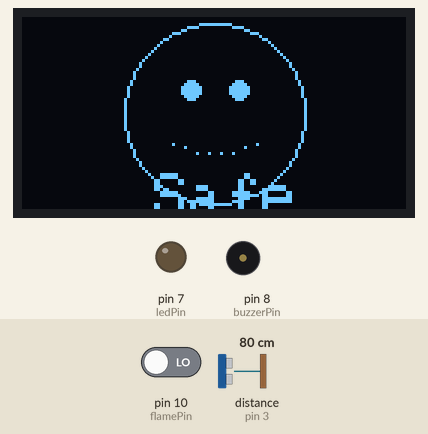
Simulated run of this sketch. Board: Arduino Uno, built with avr-gcc and run on an emulated ATmega328P. On the bench: 128×64 one-colour display, output pins drawn as LEDs (lit = HIGH), buzzer (waves = sounding). Wiring (inferred from the names in the program): ultrasonic range finder: trigger pin 2; echo pin 3. The inputs (shaded band) are chosen by the test bench; at power-on: pin 10 (flamePin) LOW, distance to the obstacle (sensor on pin 3) 80 cm. The echo pulse lasts 58.3 µs per cm; pins used as bus, display or sensor lines are not drawn; what the sketch prints to the serial monitor is not drawn.

Above: at 2.2 s.
2.3 s: pin 10 (flamePin) driven HIGH
At 3.2 s:
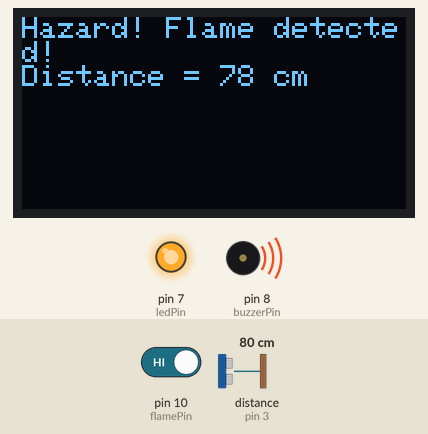
3.9 s: pin 10 (flamePin) driven LOW
At 5.1 s:
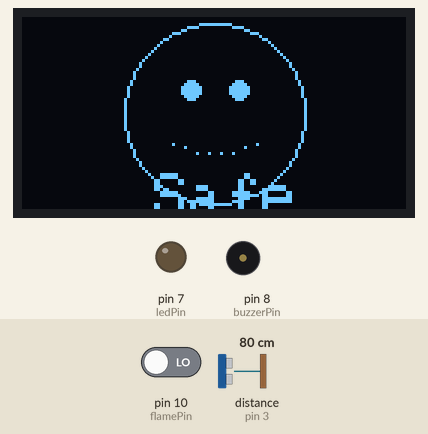
Timing chart, 0 to 6.9 s (numbered marks = the images above; inputs shaded):
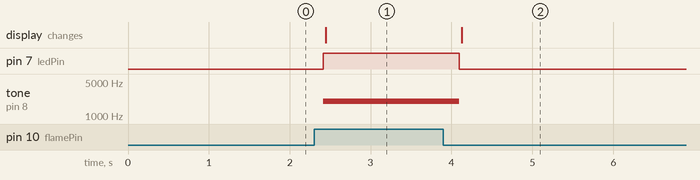

Measured:
- after the input at 2.3 s, pin 7 (ledPin): LOW → HIGH after 0.12 s; tone on pin 8 (buzzerPin): silent → 2000 Hz after 0.12 s; the display: changes after 0.15 s (image 1)
- after the input at 3.9 s, pin 7 (ledPin): HIGH → LOW after 0.20 s; tone on pin 8 (buzzerPin): 2000 Hz → silent after 0.20 s; the display: changes after 0.23 s (image 2)

The sketch:

SafetySystem.ino
```cpp
#include <Wire.h>
#include <Adafruit_GFX.h>
#include <Adafruit_SSD1306.h>

// OLED display settings
#define SCREEN_WIDTH 128
#define SCREEN_HEIGHT 64
Adafruit_SSD1306 display(SCREEN_WIDTH, SCREEN_HEIGHT, &Wire, -1);

// Pins
#define flamePin   10  // Flame sensor (D0)
#define ledPin      7  // LED pin
#define buzzerPin   8  // Buzzer pin

// HC-SR04 pins
#define trigPin     2
#define echoPin     3

// Danger distance threshold (cm)
const int DANGER_DIST = 200; // Large value for distance calculation only

void setup() {
  pinMode(flamePin, INPUT);
  pinMode(ledPin, OUTPUT);
  pinMode(buzzerPin, OUTPUT);
  pinMode(trigPin, OUTPUT);
  pinMode(echoPin, INPUT);
  Serial.begin(9600);

  // Initialize OLED display
  if (!display.begin(SSD1306_SWITCHCAPVCC, 0x3C)) {
    Serial.println(F("OLED initialization failed"));
    while (true);
  }

  // Show initial safe screen
  display.clearDisplay();
  drawSafeScreen();
  delay(1000);
}

void loop() {
  bool flameDetected = (digitalRead(flamePin) == HIGH);
  long dist = readDistance();  // Read distance

  if (flameDetected) {
    // Hazard state
    digitalWrite(ledPin, HIGH);
    tone(buzzerPin, 2000);

    display.clearDisplay();
    display.setTextSize(1);
    display.setTextColor(SSD1306_WHITE);
    display.setCursor(0, 0);
    display.println("Hazard! Flame detected!");
    display.print("Distance = ");
    display.print(dist);
    display.println(" cm");
    display.display();

    Serial.print("🔥 Hazard! Flame detected! Distance=");
    Serial.print(dist);
    Serial.println(" cm");
  } else {
    // Safe state
    digitalWrite(ledPin, LOW);
    noTone(buzzerPin);

    display.clearDisplay();
    drawSafeScreen();
  }

  delay(300);
}

// Calculate distance from HC-SR04
long readDistance() {
  digitalWrite(trigPin, LOW);
  delayMicroseconds(2);
  digitalWrite(trigPin, HIGH);
  delayMicroseconds(10);
  digitalWrite(trigPin, LOW);
  long duration = pulseIn(echoPin, HIGH);
  return duration * 0.034 / 2;
}

// Draw the Safe screen with a smiley face and "Safe" label
void drawSafeScreen() {
  display.drawCircle(64, 32, 30, SSD1306_WHITE);      // Head
  display.fillCircle(56, 24, 3, SSD1306_WHITE);       // Left eye
  display.fillCircle(72, 24, 3, SSD1306_WHITE);       // Right eye
  // Smiling mouth
  for (int x = 50; x <= 78; x += 4) {
    int y = 42 + (int)(4 * sin((x - 50) * PI / 28));
    display.drawPixel(x, y, SSD1306_WHITE);
  }
  // "Safe" text
  display.setTextSize(2);
  display.setTextColor(SSD1306_WHITE);
  display.setCursor(44, 52);
  display.println("Safe");
  display.display();
}
```
